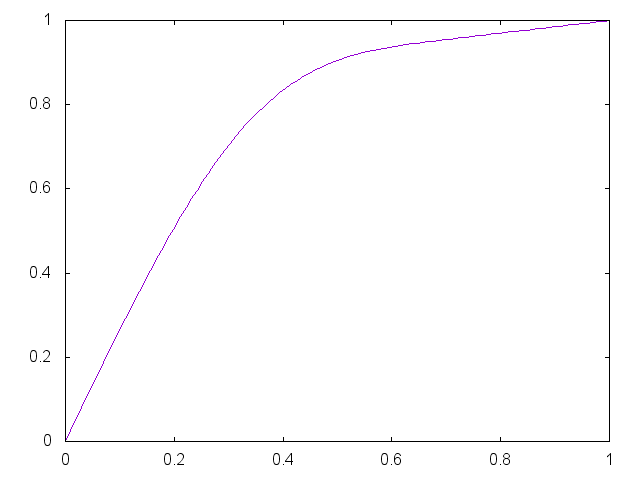

Recreate this plot in gnuplot.


set term png

set output "generate/static/generate/csplines-0.75-0.95.png"
plot '-' smooth csplines notitle
0 0
0.33 0.75
0.67 0.95 
1 1
e

reset;
